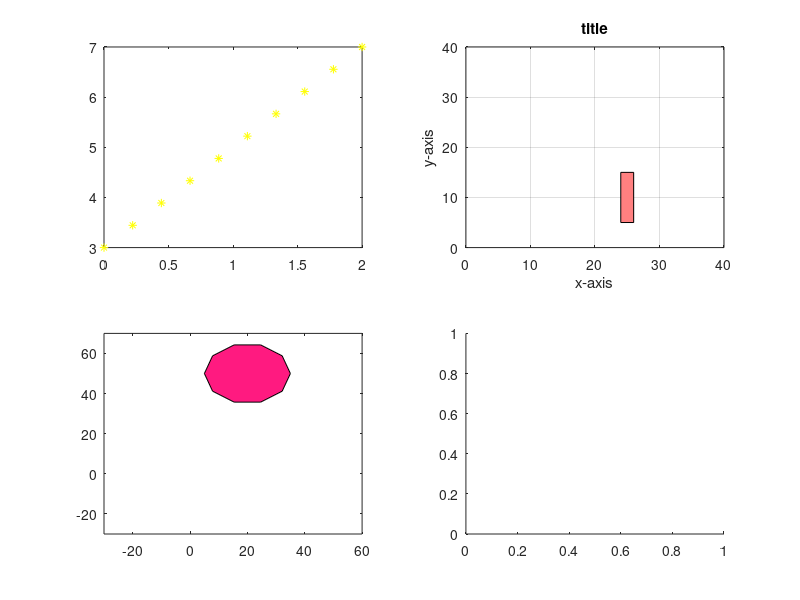

Write MATLAB code to recreate this figure. (Note: this script raises an error after producing the figure.)
% x=[1 2 3 ;4 5 6 ;7 8 9];
close all 
clc
clear
figure('Name','Hannon')
subplot(2,2,1)
x=linspace(0,2,10);
y = 2*x+3;
plot(x,y,'y*') 
hold on 
subplot(2,2,2)
m =[24 24 26 26 24];
n =[15 5 5 15 15];

plot (m,n,'r')
fill(m,n,[1 0.5 0.5 ]);
title('title');
xlabel('x-axis');
ylabel('y-axis');
grid on
%axis([0 10 0 10]);
%axes('Xlim',[0,5],'Ylim',[0,5]);

xlim([0 40]);
ylim([0 40]);
% ______________________________

%figure
subplot(2,2,3)
theta = 0 :pi/5:2*pi;
x2 = (cos(theta) * 15) +20;
y2 = (sin(theta) * 15)+50;
plot (x2 ,y2);
fill(x2,y2,[1 0.1 0.5 ]);
xlim([-30 60]);
ylim([-30 70]);
%gtext('lol');
% -----------------------------------
subplot(2,2,4)
syms x4 ;

y4= 2*x4+3;
ezplot(y4,[1,10])

